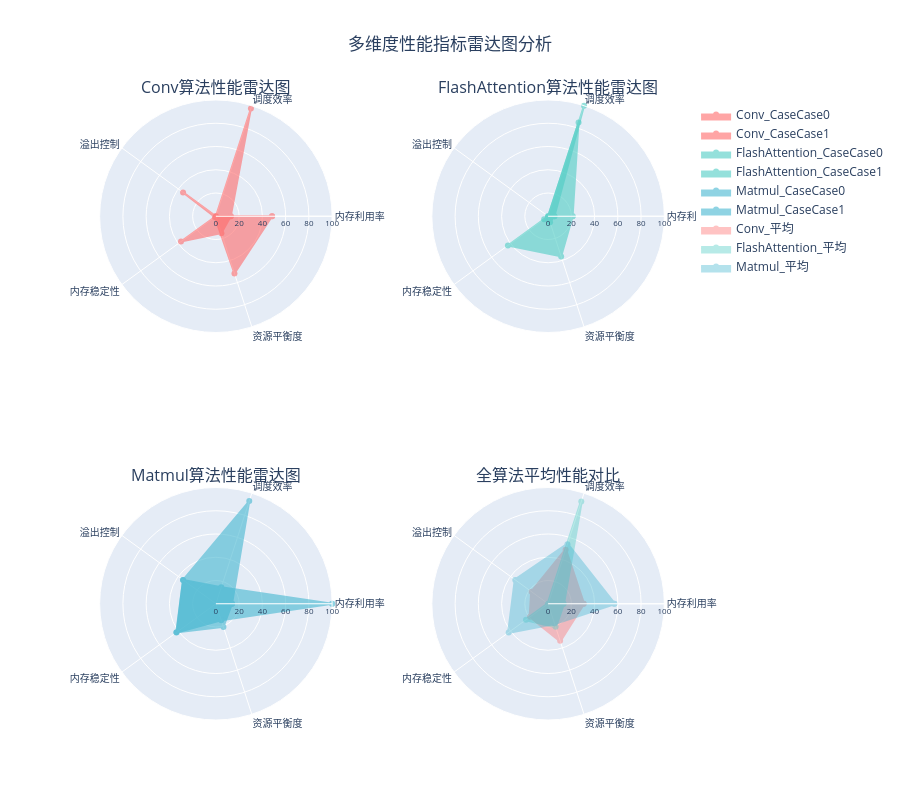

Write notebook code for a chart like this one.
### Markdown cell above
## 6. 性能指标雷达图

提供更直观的多维度性能指标对比，包括内存效率、溢出控制、调度优化等维度。

### Code cell
# 性能指标雷达图分析
def create_radar_chart_analysis():
    """创建详细的雷达图性能分析"""
    
    # 准备雷达图数据
    radar_metrics = []
    
    for task in tasks:
        data = load_task_data(task)
        mem = data['memory']
        spill = data['spill']
        schedule = data['schedule']
        
        if 'Conv' in task:
            alg_type = 'Conv'
        elif 'FlashAttention' in task:
            alg_type = 'FlashAttention'
        elif 'Matmul' in task:
            alg_type = 'Matmul'
        else:
            alg_type = 'Other'
        
        case = task.split('_')[-1]
        
        # 计算多个维度的指标
        peak_memory = mem['memory'].max() if not mem.empty else 0
        total_spill = spill['amount'].sum() if not spill.empty else 0
        schedule_length = len(schedule)
        
        # 内存利用率（假设最大可用内存为观察到的最大值）
        max_observed_memory = summary_df['peak_memory'].max()
        memory_utilization = (peak_memory / max_observed_memory) * 100 if max_observed_memory > 0 else 0
        
        # 调度效率（步长越少越好，归一化为0-100）
        min_schedule_length = summary_df['schedule_length'].min()
        max_schedule_length = summary_df['schedule_length'].max()
        schedule_efficiency = (1 - (schedule_length - min_schedule_length) / 
                              (max_schedule_length - min_schedule_length)) * 100 if max_schedule_length > min_schedule_length else 100
        
        # 溢出控制（溢出越少越好）
        max_spill = summary_df['total_spill'].max()
        spill_control = (1 - (total_spill / max_spill)) * 100 if max_spill > 0 else 100
        
        # 内存稳定性（内存变化的标准差，越小越稳定）
        memory_stability = 100 - (mem['memory'].std() / mem['memory'].mean() * 100) if not mem.empty and mem['memory'].mean() > 0 else 50
        memory_stability = max(0, min(100, memory_stability))
        
        # 资源平衡度（综合考虑内存和调度的平衡）
        resource_balance = 100 - abs(memory_utilization - schedule_efficiency)
        
        radar_metrics.append({
            'task': task,
            'algorithm': alg_type,
            'case': case,
            'memory_utilization': memory_utilization,
            'schedule_efficiency': schedule_efficiency,
            'spill_control': spill_control,
            'memory_stability': memory_stability,
            'resource_balance': resource_balance
        })
    
    radar_df = pd.DataFrame(radar_metrics)
    
    # 创建雷达图
    fig = make_subplots(
        rows=2, cols=2,
        specs=[
            [{"type": "polar"}, {"type": "polar"}],
            [{"type": "polar"}, {"type": "polar"}]
        ],
        subplot_titles=[
            'Conv算法性能雷达图', 'FlashAttention算法性能雷达图',
            'Matmul算法性能雷达图', '全算法平均性能对比'
        ]
    )
    
    categories = ['内存利用率', '调度效率', '溢出控制', '内存稳定性', '资源平衡度']
    colors_map = {'Conv': '#FF6B6B', 'FlashAttention': '#4ECDC4', 'Matmul': '#45B7D1'}
    
    # 为每个算法类型创建雷达图
    subplot_positions = [
        (1, 1), (1, 2), (2, 1), (2, 2)
    ]
    
    algorithms = ['Conv', 'FlashAttention', 'Matmul']
    
    for i, alg in enumerate(algorithms):
        alg_data = radar_df[radar_df['algorithm'] == alg]
        
        if not alg_data.empty:
            row, col = subplot_positions[i]
            
            # 为每个Case添加一条线
            for _, task_row in alg_data.iterrows():
                values = [
                    task_row['memory_utilization'],
                    task_row['schedule_efficiency'],
                    task_row['spill_control'],
                    task_row['memory_stability'],
                    task_row['resource_balance']
                ]
                values += values[:1]  # 闭合雷达图
                
                fig.add_scatterpolar(
                    r=values,
                    theta=categories + categories[:1],
                    fill='toself',
                    name=f'{alg}_Case{task_row["case"]}',
                    line=dict(color=colors_map[alg]),
                    fillcolor=colors_map[alg],
                    opacity=0.3 if task_row['case'] == '0' else 0.6,
                    row=row, col=col
                )
    
    # 第四个子图：全算法平均对比
    alg_averages = radar_df.groupby('algorithm').agg({
        'memory_utilization': 'mean',
        'schedule_efficiency': 'mean',
        'spill_control': 'mean',
        'memory_stability': 'mean',
        'resource_balance': 'mean'
    }).reset_index()
    
    for _, alg_row in alg_averages.iterrows():
        alg = alg_row['algorithm']
        values = [
            alg_row['memory_utilization'],
            alg_row['schedule_efficiency'],
            alg_row['spill_control'],
            alg_row['memory_stability'],
            alg_row['resource_balance']
        ]
        values += values[:1]
        
        fig.add_scatterpolar(
            r=values,
            theta=categories + categories[:1],
            fill='toself',
            name=f'{alg}_平均',
            line=dict(color=colors_map[alg], width=3),
            fillcolor=colors_map[alg],
            opacity=0.4,
            row=2, col=2
        )
    
    # 更新布局
    fig.update_layout(
        height=800,
        title_text="多维度性能指标雷达图分析",
        title_x=0.5,
        showlegend=True
    )
    
    # 设置雷达图范围
    for i in range(1, 5):
        row = (i - 1) // 2 + 1
        col = (i - 1) % 2 + 1
        fig.update_polars(
            radialaxis=dict(range=[0, 100], tickfont_size=8),
            angularaxis=dict(tickfont_size=10),
            row=row, col=col
        )
    
    return fig, radar_df, alg_averages

# 生成雷达图分析
radar_fig, radar_analysis_df, algorithm_averages = create_radar_chart_analysis()
radar_fig.show()

# 显示各维度平均分数
print("\\n📈 算法各维度平均表现:")
print("="*50)
print(f"{'算法':<15} {'内存利用':<10} {'调度效率':<10} {'溢出控制':<10} {'内存稳定':<10} {'资源平衡':<10}")
print("-"*70)
for _, row in algorithm_averages.iterrows():
    print(f"{row['algorithm']:<15} {row['memory_utilization']:<10.1f} {row['schedule_efficiency']:<10.1f} "
          f"{row['spill_control']:<10.1f} {row['memory_stability']:<10.1f} {row['resource_balance']:<10.1f}")

# 找出各维度最佳算法
print("\\n🏅 各维度最佳算法:")
print("="*30)
for metric in ['memory_utilization', 'schedule_efficiency', 'spill_control', 'memory_stability', 'resource_balance']:
    best_alg = algorithm_averages.loc[algorithm_averages[metric].idxmax(), 'algorithm']
    best_score = algorithm_averages[metric].max()
    metric_name = {
        'memory_utilization': '内存利用率',
        'schedule_efficiency': '调度效率',
        'spill_control': '溢出控制', 
        'memory_stability': '内存稳定性',
        'resource_balance': '资源平衡度'
    }[metric]
    print(f"{metric_name}: {best_alg} ({best_score:.1f}分)")

### Figure 1 — Plotly figure (JSON) as saved in the notebook; plotly's stock layout.template omitted (floating-point values rounded to 4 significant figures)
{"data": [{"fill": "toself", "fillcolor": "#FF6B6B", "line": {"color": "#FF6B6B"}, "name": "Conv_CaseCase0", "opacity": 0.6, "r": [12.77, 97.49, 0, 37.12, 15.29, 12.77], "subplot": "polar", "theta": ["内存利用率", "调度效率", "溢出控制", "内存稳定性", "资源平衡度", "内存利用率"], "type": "scatterpolar"}, {"fill": "toself", "fillcolor": "#FF6B6B", "line": {"color": "#FF6B6B"}, "name": "Conv_CaseCase1", "opacity": 0.6, "r": [48.32, 0, 34.92, 1.118, 51.68, 48.32], "subplot": "polar", "theta": ["内存利用率", "调度效率", "溢出控制", "内存稳定性", "资源平衡度", "内存利用率"], "type": "scatterpolar"}, {"fill": "toself", "fillcolor": "#4ECDC4", "line": {"color": "#4ECDC4"}, "name": "FlashAttention_CaseCase0", "opacity": 0.6, "r": [5.427, 100, 0, 4.219, 5.427, 5.427], "subplot": "polar2", "theta": ["内存利用率", "调度效率", "溢出控制", "内存稳定性", "资源平衡度", "内存利用率"], "type": "scatterpolar"}, {"fill": "toself", "fillcolor": "#4ECDC4", "line": {"color": "#4ECDC4"}, "name": "FlashAttention_CaseCase1", "opacity": 0.6, "r": [21.1, 84.77, 0, 42.74, 36.33, 21.1], "subplot": "polar2", "theta": ["内存利用率", "调度效率", "溢出控制", "内存稳定性", "资源平衡度", "内存利用率"], "type": "scatterpolar"}, {"fill": "toself", "fillcolor": "#45B7D1", "line": {"color": "#45B7D1"}, "name": "Matmul_CaseCase0", "opacity": 0.6, "r": [13.87, 92.89, 34.92, 41.73, 20.98, 13.87], "subplot": "polar3", "theta": ["内存利用率", "调度效率", "溢出控制", "内存稳定性", "资源平衡度", "内存利用率"], "type": "scatterpolar"}, {"fill": "toself", "fillcolor": "#45B7D1", "line": {"color": "#45B7D1"}, "name": "Matmul_CaseCase1", "opacity": 0.6, "r": [100, 14.87, 34.92, 42.16, 14.87, 100], "subplot": "polar3", "theta": ["内存利用率", "调度效率", "溢出控制", "内存稳定性", "资源平衡度", "内存利用率"], "type": "scatterpolar"}, {"fill": "toself", "fillcolor": "#FF6B6B", "line": {"color": "#FF6B6B", "width": 3}, "name": "Conv_平均", "opacity": 0.4, "r": [30.55, 48.74, 17.46, 19.12, 33.48, 30.55], "subplot": "polar4", "theta": ["内存利用率", "调度效率", "溢出控制", "内存稳定性", "资源平衡度", "内存利用率"], "type": "scatterpolar"}, {"fill": "toself", "fillcolor": "#4ECDC4", "line": {"color": "#4ECDC4", "width": 3}, "name": "FlashAttention_平均", "opacity": 0.4, "r": [13.26, 92.38, 0, 23.48, 20.88, 13.26], "subplot": "polar4", "theta": ["内存利用率", "调度效率", "溢出控制", "内存稳定性", "资源平衡度", "内存利用率"], "type": "scatterpolar"}, {"fill": "toself", "fillcolor": "#45B7D1", "line": {"color": "#45B7D1", "width": 3}, "name": "Matmul_平均", "opacity": 0.4, "r": [56.94, 53.88, 34.92, 41.95, 17.92, 56.94], "subplot": "polar4", "theta": ["内存利用率", "调度效率", "溢出控制", "内存稳定性", "资源平衡度", "内存利用率"], "type": "scatterpolar"}], "layout": {"annotations": [{"font": {"size": 16}, "showarrow": false, "text": "Conv算法性能雷达图", "x": 0.225, "xanchor": "center", "xref": "paper", "y": 1, "yanchor": "bottom", "yref": "paper"}, {"font": {"size": 16}, "showarrow": false, "text": "FlashAttention算法性能雷达图", "x": 0.775, "xanchor": "center", "xref": "paper", "y": 1, "yanchor": "bottom", "yref": "paper"}, {"font": {"size": 16}, "showarrow": false, "text": "Matmul算法性能雷达图", "x": 0.225, "xanchor": "center", "xref": "paper", "y": 0.375, "yanchor": "bottom", "yref": "paper"}, {"font": {"size": 16}, "showarrow": false, "text": "全算法平均性能对比", "x": 0.775, "xanchor": "center", "xref": "paper", "y": 0.375, "yanchor": "bottom", "yref": "paper"}], "height": 800, "polar": {"angularaxis": {"tickfont": {"size": 10}}, "domain": {"x": [0, 0.45], "y": [0.625, 1]}, "radialaxis": {"range": [0, 100], "tickfont": {"size": 8}}}, "polar2": {"angularaxis": {"tickfont": {"size": 10}}, "domain": {"x": [0.55, 1], "y": [0.625, 1]}, "radialaxis": {"range": [0, 100], "tickfont": {"size": 8}}}, "polar3": {"angularaxis": {"tickfont": {"size": 10}}, "domain": {"x": [0, 0.45], "y": [0, 0.375]}, "radialaxis": {"range": [0, 100], "tickfont": {"size": 8}}}, "polar4": {"angularaxis": {"tickfont": {"size": 10}}, "domain": {"x": [0.55, 1], "y": [0, 0.375]}, "radialaxis": {"range": [0, 100], "tickfont": {"size": 8}}}, "showlegend": true, "title": {"text": "多维度性能指标雷达图分析", "x": 0.5}}}
